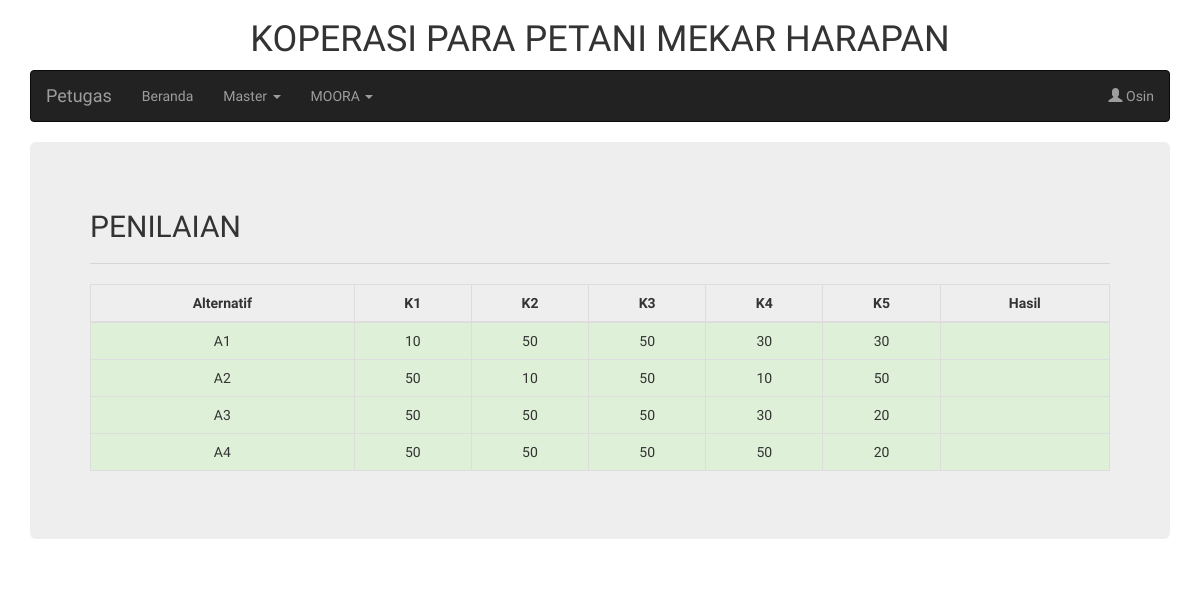
Screenshot of /halaman_petugas.php?page=moora_penilaian (signed in) with the database file from the repository.
### tables this page shows
CREATE TABLE `user` (
  `id_anggota` int(11) NOT NULL,
  `nama` varchar(255) NOT NULL,
  `username` varchar(255) NOT NULL,
  `password` varchar(255) NOT NULL,
  `level` varchar(15) NOT NULL,
  `status` enum('aktif','pasif') NOT NULL
);

CREATE TABLE `tb_pengajuan` (
  `id` int(11) NOT NULL,
  `id_peminjam` int(11) NOT NULL,
  `besar_pinjaman` int(11) NOT NULL,
  `status_keanggotaan` enum('aktif','pasif') NOT NULL,
  `status_pinjaman` enum('Tidak Ada','Ada') NOT NULL,
  `keperluan` enum('Modal Usaha','Berobat','Sekolah','Kebutuhan Sehari-hari','Hajatan') NOT NULL,
  `jangka_waktu` enum('5','10','20') NOT NULL,
  `tanggal_pengajuan` date NOT NULL,
  `status_pengajuan` varchar(20) DEFAULT NULL
);

### halaman_petugas.php (the view, shortened to what this page needs)
<!DOCTYPE html>
<html lang="en">
<head>
  <link rel="stylesheet" href="https://maxcdn.bootstrapcdn.com/bootstrap/3.4.0/css/bootstrap.min.css">
  <link rel="stylesheet" type="text/css" media="screen" href="https://cdn.datatables.net/1.10.19/css/jquery.dataTables.min.css">
</head>
<body style="font-family: 'Didact Gothic', sans-serif;">
  <?php include("koneksi.php"); ?>
  <?php
      $sqlAnggota = "SELECT * FROM user WHERE username = '".$_SESSION['username']."'";
      $queryAnggota = mysqli_query($koneksi, $sqlAnggota);
      $anggota = mysqli_fetch_array($queryAnggota);
  ?>
  <div class="container">
  <h1 class="text-center">KOPERASI PARA PETANI MEKAR HARAPAN</h1>
    <nav class="navbar navbar-inverse">
      <div class="container-fluid">
        <div class="navbar-header">
          <a class="navbar-brand" href="halaman_petugas.php?page=home">Petugas</a>
        </div>
        <ul class="nav navbar-nav">
          <li><a href="halaman_petugas.php?page=home">Beranda</a></li>
          <li class="dropdown">
            <a class="dropdown-toggle" data-toggle="dropdown" href="#">Master
            <span class="caret"></span></a>
          </li>
          <li class="dropdown">
            <a class="dropdown-toggle" data-toggle="dropdown" href="#">MOORA
            <span class="caret"></span></a>
          </li>
        </ul>
        <ul class="nav navbar-nav navbar-right">
          <li class="dropdown"><a class="dropdown-toggle" data-toggle="dropdown" href="#"><span class="glyphicon glyphicon-user"></span> <?php echo $anggota['nama']; ?></a>
          </li>
        </ul>
      </div>
    </nav>
    <div class="jumbotron">
      <?php
        if(isset($_GET['page'])){
          $page = $_GET['page'];
          switch ($page) {
            case 'moora_penilaian':
              include "petugas/moora_penilaian.php";
              break;
          }
        }else{
          include "petugas/home.php";
        }
       ?>
    </div>
  </div>
</body>
</html>

### petugas/moora_penilaian.php (shortened to what this page needs)
<h2>PENILAIAN</h2>
<hr />
<table class="table table-bordered">
  <thead>
    <tr>
      <th class="text-center">Alternatif</th>
      <th class="text-center">K1</th>
      <th class="text-center">K2</th>
      <th class="text-center">K3</th>
      <th class="text-center">K4</th>
      <th class="text-center">K5</th>
      <th class="text-center">Hasil</th>
    </tr>
  </thead>
  <tbody>
    <?php
      $sqlPengajuan = "SELECT a.besar_pinjaman, a.status_keanggotaan, a.status_pinjaman, a.keperluan, a.jangka_waktu, b.saldo_pinjaman, c.jumlah from tb_pengajuan a JOIN tb_pinjaman b on a.id_peminjam = b.id_anggota JOIN tb_simpanan c on a.id_peminjam = c.id_anggota";
      $queryPengajuan = mysqli_query($koneksi, $sqlPengajuan);
	  $no = 1;
	  function getNilai($kriteria,$sub) {
		include("koneksi.php");
		$sql = "SELECT nilai FROM `tb_subkriteria` WHERE kode_kriteria = '".$kriteria."' && subkriteria = '".$sub."'";
		$q = mysqli_query($koneksi, $sql);
		$k = mysqli_fetch_array($q);
		echo $k['nilai'];
	  }
    ?>
    <?php while($listPengajuan = mysqli_fetch_array($queryPengajuan)){ ?>
      <tr class="success">
      	<td class="text-center">A<?php echo $no++?></td>
        <td class="text-center"><?php getNilai('K1',$listPengajuan['status_keanggotaan']) ?></td>
        <td class="text-center"><?php getNilai('K2',$listPengajuan['status_pinjaman']) ?></td>
        <td class="text-center">
        	<?php
        		$cek = $listPengajuan['jumlah'] * 3;
        		$k3 = '';
        		if($listPengajuan['besar_pinjaman'] == $cek)
        			$k3 = '= 3x simpanan';
        		elseif ($listPengajuan['besar_pinjaman'] < $cek) {
        			$k3 = '< 3x simpanan';
        		}else{
        			$k3 = '> 3x simpanan';
        		}
        		getNilai('K3',$k3);
    		?>
        </td>
        <td class="text-center"><?php getNilai('K4',$listPengajuan['keperluan']) ?></td>
        <td class="text-center"><?php getNilai('K5',$listPengajuan['jangka_waktu']) ?></td>
		<td></td>
      </tr>
    <?php } ?>
  </tbody>
</table>

### rows the page displays
user: nama "Osin"
tb_pengajuan: nilai "10 50 50 30 30"
tb_pengajuan: nilai "50 10 50 10 50"
tb_pengajuan: nilai "50 50 50 30 20"
tb_pengajuan: nilai "50 50 50 50 20"
